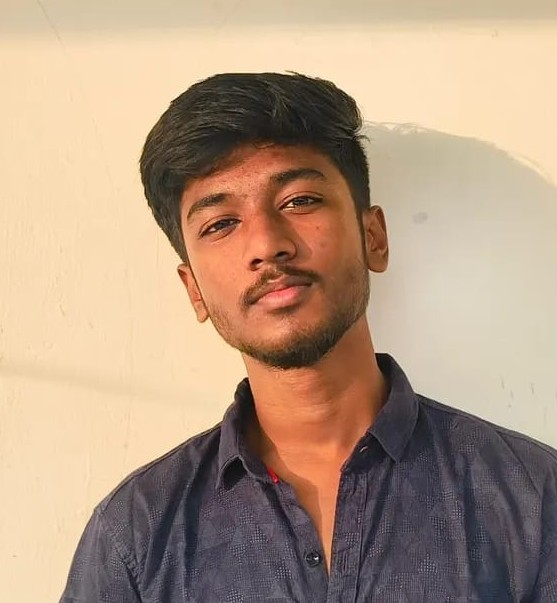
#> input picture assets/photo.jpg, 557 x 603 px, found by its file name
$ python generate_portrait.py
#> lines starting #> are read from the running program, lines starting #| are printed output that depends on the picture
"""Turn assets/photo.jpg into two animated ASCII-portrait SVGs (dark + light GitHub themes).

Pipeline: crop -> upscale -> cut-out (rembg, GrabCut fallback) -> bilateral -> CLAHE
          -> darkening curve (v/255)^1.7 -> character ramp -> SMIL typing animation.
"""
import argparse, os
import cv2
import numpy as np
from PIL import Image
from xml.sax.saxutils import escape

COLS = 90
FONT_SIZE = 12.9
CHAR_W = 7.74            # 0.600 em at 12.9px
LINE_H = CHAR_W / 0.48   # monospace cells are ~2x taller than wide
RAMP = " .,:;-=+*#%@"    # blank -> densest
ROW_STAGGER = 0.09
ROW_DUR = 0.9
COLORS = {"dark": "#a78bfa", "light": "#5b21b6"}


def cutout(rgb):
    """Return a 0/1 subject mask."""
    try:
        from rembg import remove
        out = np.array(remove(Image.fromarray(rgb)))
        return (out[..., 3] > 128).astype(np.uint8)
    except Exception as e:  # rembg missing / model unavailable
        print(f"[warn] rembg unavailable ({type(e).__name__}); using GrabCut fallback")
        h, w = rgb.shape[:2]
        mask = np.full((h, w), cv2.GC_PR_BGD, np.uint8)
        mask[int(h*.05):int(h*.95), int(w*.12):int(w*.88)] = cv2.GC_PR_FGD
        mask[int(h*.25):int(h*.75), int(w*.30):int(w*.70)] = cv2.GC_FGD
        mask[:int(h*.03), :] = cv2.GC_BGD
        bgd, fgd = np.zeros((1, 65)), np.zeros((1, 65))
        cv2.grabCut(cv2.cvtColor(rgb, cv2.COLOR_RGB2BGR), mask, None, bgd, fgd, 6, cv2.GC_INIT_WITH_MASK)
        m = np.isin(mask, (cv2.GC_FGD, cv2.GC_PR_FGD)).astype(np.uint8)
        return cv2.morphologyEx(m, cv2.MORPH_OPEN, np.ones((5, 5), np.uint8))


def prepare(path, crop):
#> called with path = 'assets/photo.jpg', crop = (100, 50, 430, 430)
    im = Image.open(path).convert("RGB").crop(crop)
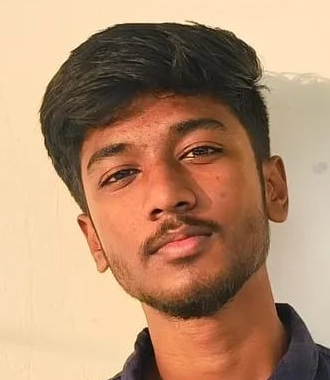
#> im: PIL image 330x380 RGB; mean R, G, B 179.5, 141.6, 111.9
    if im.width < 1200:  # upscale so thin features survive the downscale
        s = 1200 / im.width
#> s = 3.64
        im = im.resize((1200, round(im.height * s)), Image.LANCZOS)
#> im: PIL image 1200x1382 RGB
    rgb = np.array(im)
    mask = cutout(rgb)
    gray = cv2.cvtColor(rgb, cv2.COLOR_RGB2GRAY)
    gray = cv2.bilateralFilter(gray, 9, 50, 50)
    gray = cv2.createCLAHE(clipLimit=3.0, tileGridSize=(8, 8)).apply(gray)
    t = (gray / 255.0) ** 1.7            # the darkening curve
    return t, mask


def to_rows(t, mask, theme):
    h, w = t.shape
    rows = round(COLS * (h / w) * 0.48)
    t = cv2.resize(t, (COLS, rows), interpolation=cv2.INTER_AREA)
    m = cv2.resize(mask.astype(np.float32), (COLS, rows), interpolation=cv2.INTER_AREA) > 0.5
    dens = t if theme == "dark" else 1 - t     # dark card: light skin = dense; light card: shadow = dense
    dens = np.where(m, np.clip(dens, 0.15, 1), 0)
    idx = np.clip((dens * (len(RAMP) - 1)).round().astype(int), 0, len(RAMP) - 1)
    return ["".join(RAMP[i] for i in r) for r in idx]


def build_svg(lines, theme):
    W, H = COLS * CHAR_W, len(lines) * LINE_H
    col = COLORS[theme]
    p = [f'<svg xmlns="http://www.w3.org/2000/svg" viewBox="0 0 {W:.1f} {H:.1f}" width="{W:.0f}" height="{H:.0f}" role="img" aria-label="ASCII portrait">',
         f'<g font-family="\'DejaVu Sans Mono\',\'Liberation Mono\',Consolas,monospace" font-size="{FONT_SIZE}" fill="{col}" xml:space="preserve">']
    for i, row in enumerate(lines):
        y, begin = i * LINE_H, i * ROW_STAGGER
        txt = row.rstrip()
        if not txt:
            continue
        p.append(f'<clipPath id="c{i}"><rect x="0" y="{y:.2f}" width="0" height="{LINE_H:.2f}">'
                 f'<animate attributeName="width" from="0" to="{W:.1f}" dur="{ROW_DUR}s" begin="{begin:.2f}s" fill="freeze"/></rect></clipPath>')
        # textLength pins the row width, so Windows fonts with a different advance render identically
        p.append(f'<text clip-path="url(#c{i})" x="0" y="{y + LINE_H * 0.78:.2f}" textLength="{len(txt) * CHAR_W:.2f}" lengthAdjust="spacing">{escape(txt)}</text>')
        p.append(f'<rect x="0" y="{y + 2:.2f}" width="{CHAR_W:.2f}" height="{LINE_H - 4:.2f}" fill="{col}" opacity="0">'
                 f'<set attributeName="opacity" to="1" begin="{begin:.2f}s" fill="freeze"/>'
                 f'<animate attributeName="x" from="0" to="{W:.1f}" dur="{ROW_DUR}s" begin="{begin:.2f}s" fill="freeze"/>'
                 f'<set attributeName="opacity" to="0" begin="{begin + ROW_DUR:.2f}s" fill="freeze"/></rect>')
    p.append("</g></svg>")
    return "\n".join(p)


if __name__ == "__main__":
    ap = argparse.ArgumentParser()
    ap.add_argument("--photo", default="assets/photo.jpg")
    ap.add_argument("--crop", default="100,50,430,430", help="x0,y0,x1,y1 in original pixels")
    ap.add_argument("--out", default="assets")
    a = ap.parse_args()
#> (the run stopped early here; a loop or call above may not have finished)
